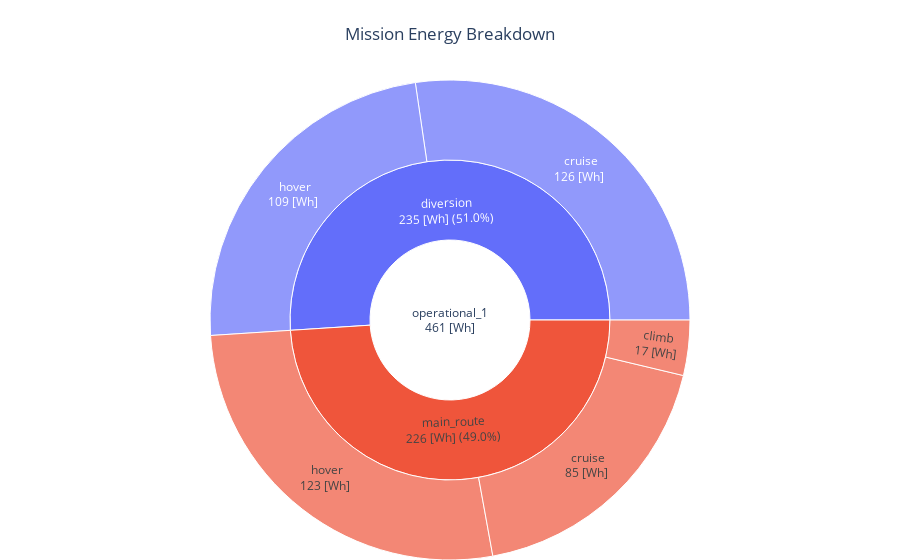

Write notebook code for a chart like this one.
### Markdown cell above
## 3. Analysis and plots

For the moment, the post processing plots are limited to the visualization of the energy consumed over the mission. If several mission have been computed, you can compare them on the same plot.

### Code cell
mission_name = "operational_1"  # name of the mission to plot
fig = energy_breakdown_sun_plot_drone(OUTPUT_FILE, mission_name=mission_name)
fig.show()

### Figure 1 — Plotly figure (JSON) as saved in the notebook; plotly's stock layout.template omitted (floating-point values rounded to 4 significant figures)
{"data": [{"branchvalues": "total", "domain": {"column": 0}, "labels": ["operational_1<br>461 [Wh]", "diversion<br>235 [Wh] (51.0%)", "main_route<br>226 [Wh] (49.0%)", "cruise<br>126 [Wh] ", "hover<br>109 [Wh] ", "climb<br>17 [Wh] ", "cruise<br>85 [Wh] ", "hover<br>123 [Wh] "], "parents": ["", "operational_1<br>461 [Wh]", "operational_1<br>461 [Wh]", "diversion<br>235 [Wh] (51.0%)", "diversion<br>235 [Wh] (51.0%)", "main_route<br>226 [Wh] (49.0%)", "main_route<br>226 [Wh] (49.0%)", "main_route<br>226 [Wh] (49.0%)"], "type": "sunburst", "values": [461.9, 235.7, 226.2, 126.2, 109.6, 17.19, 85.1, 123.9]}], "layout": {"autosize": true, "grid": {"columns": 1, "rows": 1}, "margin": {"b": 0, "l": 0, "r": 0, "t": 80}, "title": {"text": "Mission Energy Breakdown", "x": 0.5}}}
